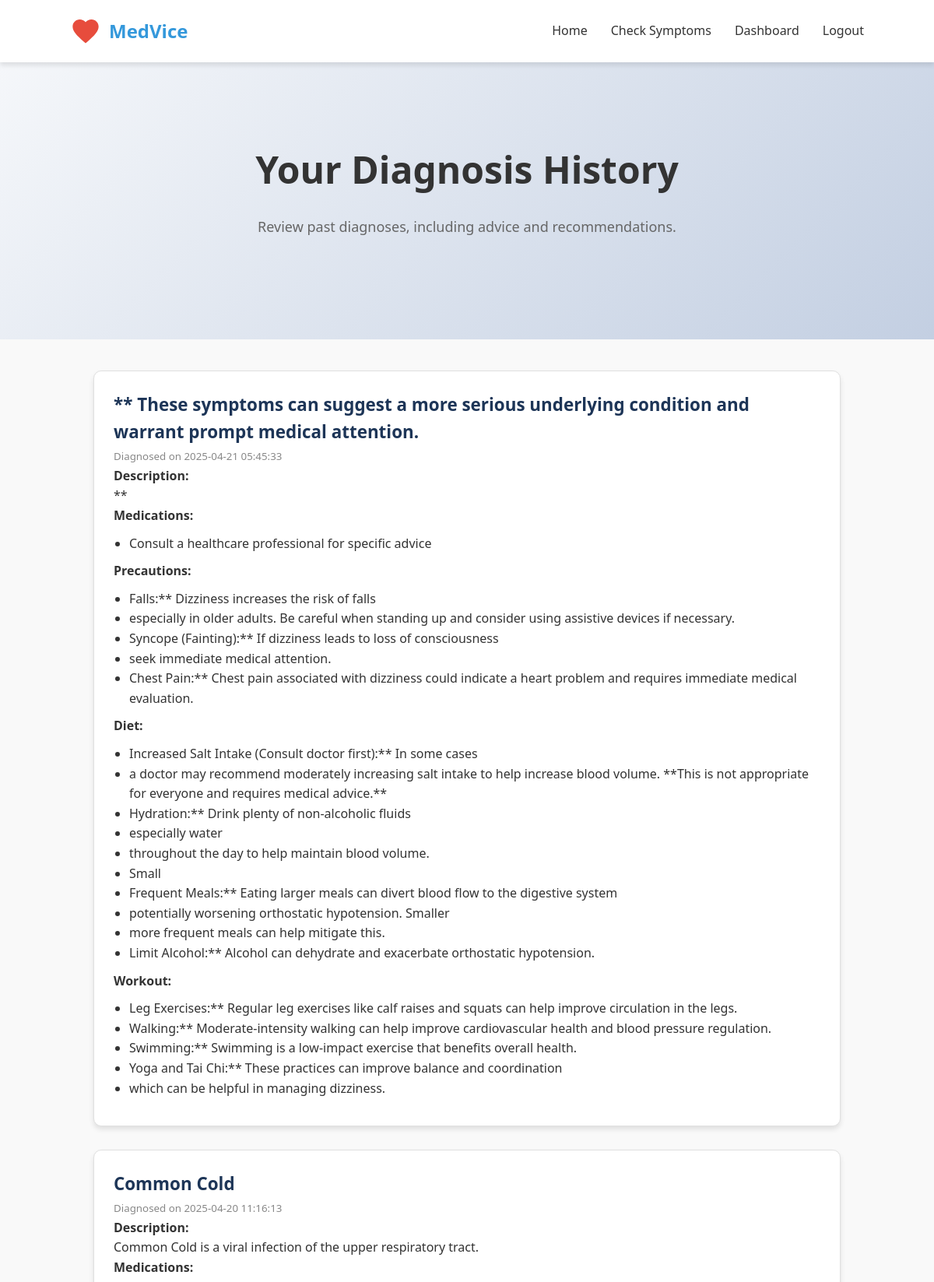
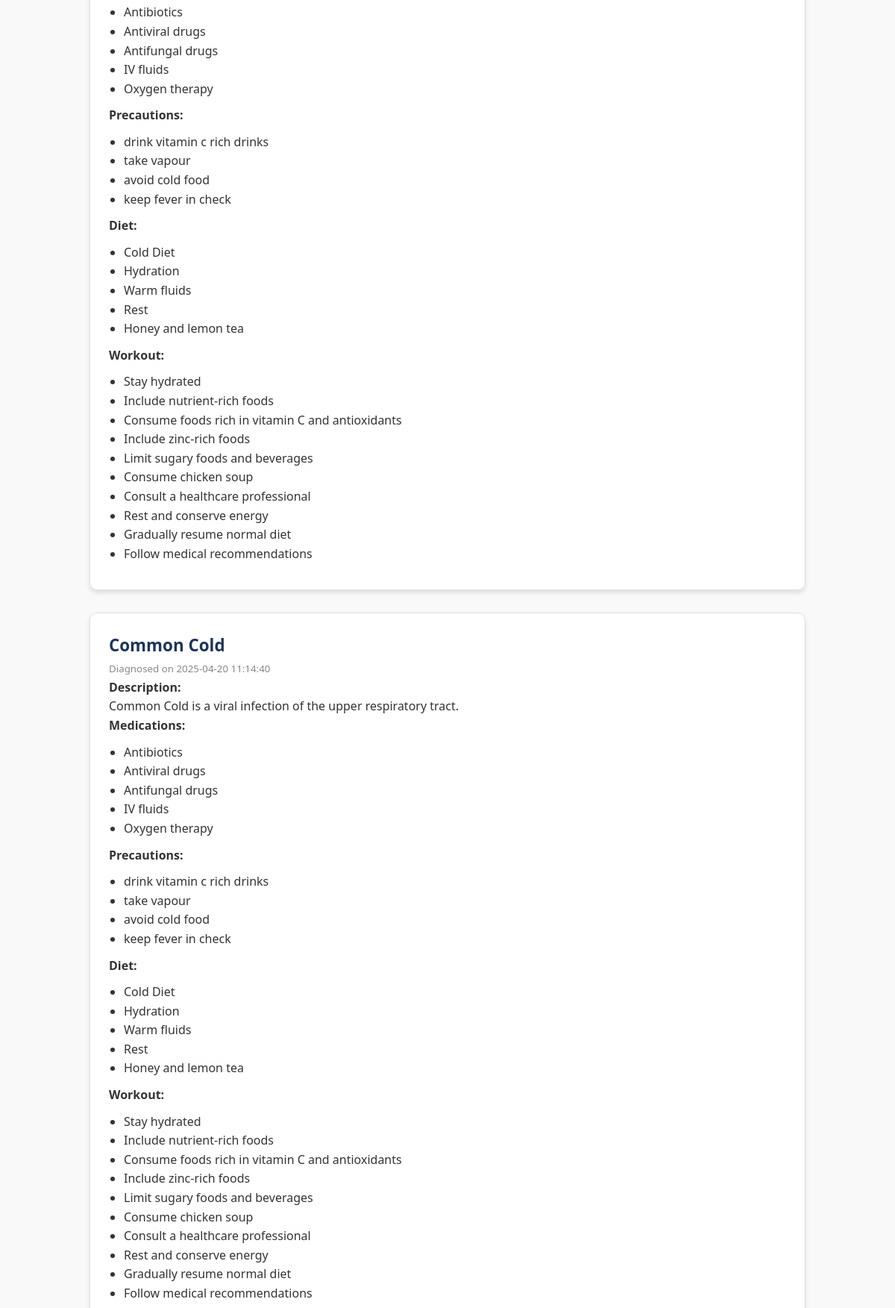
Screenshot of /dashboard (signed in, upper part) with the database file from the repository (2 pictures, top to bottom).
### tables this page shows
CREATE TABLE diagnosis_results (
        id INTEGER PRIMARY KEY AUTOINCREMENT,
        user_id INTEGER,
        prediction TEXT,
        description TEXT,
        medications TEXT,
        precautions TEXT,
        diets TEXT,
        workouts TEXT,
        timestamp DATETIME DEFAULT CURRENT_TIMESTAMP,
        FOREIGN KEY(user_id) REFERENCES users(id)
    );

### app.py (the view)
@app.route('/dashboard')
def dashboard():
    if 'user_id' not in session:
        return redirect(url_for('login'))
    user_id = session['user_id']
    conn = get_db_connection()
    results = conn.execute('SELECT * FROM diagnosis_results WHERE user_id = ? ORDER BY timestamp DESC',
                          (user_id,)).fetchall()
    conn.close()
    return render_template('dashboard.html', results=results)

### app.py (called while the page is built)
def get_db_connection():
    conn = sqlite3.connect(DATABASE)
    conn.row_factory = sqlite3.Row
    return conn

### templates/dashboard.html (shortened to what this page needs)
<!DOCTYPE html>
<html lang="en">
<head>
    <link rel="stylesheet" href="{{ url_for('static', filename='css/style.css') }}">
</head>
<body>
    <header>
        <div class="container navbar">
            <div class="logo">
                <svg class="logo-icon heart-icon pulse" xmlns="http://www.w3.org/2000/svg" viewBox="0 0 24 24">
                    <path d="M12 21.35l-1.45-1.32C5.4 15.36 2 12.28 2 8.5
                        2 5.42 4.42 3 7.5 3c1.74 0 3.41.81 4.5 2.09C13.09
                        3.81 14.76 3 16.5 3 19.58 3 22 5.42 22 8.5c0 3.78-3.4
                        6.86-8.55 11.54L12 21.35z"/>
                </svg>
                <h1>MedVice</h1>
            </div>
            <ul class="nav-links">
                <li><a href="{{ url_for('home') }}">Home</a></li>
                <li><a href="{{ url_for('symptoms') }}">Check Symptoms</a></li>
                <li><a href="{{ url_for('dashboard') }}">Dashboard</a></li>
                <li><a href="{{ url_for('logout') }}">Logout</a></li>
            </ul>
        </div>
    </header>
    <section class="hero">
        <div class="container hero-content">
            <h2>Your Diagnosis History</h2>
            <p>Review past diagnoses, including advice and recommendations.</p>
        </div>
    </section>
    <section class="dashboard-container">
        {% if results %}
            {% for result in results %}
            <div class="record-card">
                <h3>{{ result.prediction }}</h3>
                <small>Diagnosed on {{ result.timestamp }}</small>
                <div>
                    <strong>Description:</strong>
                    <p>{{ result.description }}</p>
                </div>
                <div>
                    <strong>Medications:</strong>
                    <ul>
                        {% for med in result.medications.split(',') %}
                        <li>{{ med.strip() }}</li>
                        {% endfor %}
                    </ul>
                </div>
                <div>
                    <strong>Precautions:</strong>
                    <ul>
                        {% for pre in result.precautions.split(',') %}
                        <li>{{ pre.strip() }}</li>
                        {% endfor %}
                    </ul>
                </div>
                <div>
                    <strong>Diet:</strong>
                    <ul>
                        {% for diet in result.diets.split(',') %}
                        <li>{{ diet.strip() }}</li>
                        {% endfor %}
                    </ul>
                </div>
                <div>
                    <strong>Workout:</strong>
                    <ul>
                        {% for work in result.workouts.split(',') %}
                        <li>{{ work.strip() }}</li>
                        {% endfor %}
                    </ul>
                </div>
            </div>
            {% endfor %}
        {% else %}
            <p style="text-align: center; color: #888;">You have not saved any diagnosis yet.</p>
        {% endif %}
    </section>
</body>
</html>

### static/css/style.css (style rules this page uses)
:root { --primary-color: #3498db; --secondary-color: #2ecc71; --accent-color: #1abc9c; --text-color: #333; --light-color: #f9f9f9; --shadow: 0 4px 6px rgba(0, 0, 0, 0.1); }
* { margin: 0; padding: 0; box-sizing: border-box; font-family: 'Segoe UI', Tahoma, Geneva, Verdana, sans-serif; }
body { background-color: var(--light-color); color: var(--text-color); line-height: 1.6; }
header { background-color: white; box-shadow: var(--shadow); position: fixed; width: 100%; top: 0; z-index: 1000; }
.container { width: 85%; max-width: 1200px; margin: 0 auto; padding: 0 20px; }
.navbar { display: flex; justify-content: space-between; align-items: center; padding: 20px 0; }
.logo { display: flex; align-items: center; }
.logo-icon { height: 40px; margin-right: 10px; display: flex; align-items: center; }
.logo h1 { font-size: 24px; font-weight: 700; color: var(--primary-color); }
.nav-links { display: flex; list-style: none; }
.nav-links li { margin-left: 30px; }
.nav-links a { text-decoration: none; color: var(--text-color); font-weight: 500; transition: color 0.3s; font-size: 16px; }
.hero { margin-top: 80px; padding: 100px 0; background: linear-gradient(135deg, #f5f7fa 0%, #c3cfe2 100%); text-align: center; }
.hero-content { max-width: 800px; margin: 0 auto; }
.hero h2 { font-size: 48px; margin-bottom: 20px; color: var(--text-color); }
.hero p { font-size: 18px; color: #666; margin-bottom: 30px; }
.heart-icon { fill: #e74c3c; transition: transform 0.5s; }
.pulse { animation: pulse 1.5s infinite; }

### templates/dashboard.html (style rules this page uses)
.dashboard-container { max-width: 1000px; margin: auto; padding: 40px 20px; }
.record-card { background: #ffffff; border: 1px solid #e0e0e0; border-radius: 10px; padding: 25px; margin-bottom: 30px; box-shadow: var(--shadow); }
.record-card h3 { margin-top: 0; color: #1d3557; font-size: 1.4rem; }
.record-card small { color: #888; }
.record-card ul { margin: 10px 0; padding-left: 20px; }

### rows the page displays
diagnosis_results: prediction "** These symptoms can suggest a more serious underlying condition and warrant prompt medical attention.", timestamp "2025-04-21 05:45:33", description "**", strip "Consult a healthcare professional for specific advice", strip "Falls:** Dizziness increases the risk of falls" "especially in older adults. Be careful when standing up and consider using assistive devices if necessary." "Syncope (Fainting):** If dizziness leads to loss of consciousness" "seek immediate medical attention." "Chest Pain:** Chest pain associated with dizziness could indicate a heart problem and requires immediate medical evaluation.", strip "Increased Salt Intake (Consult doctor first):** In some cases" "a doctor may recommend moderately increasing salt intake to help increase blood volume. **This is not appropriate for everyone and requires medical advice.**" "Hydration:** Drink plenty of non-alcoholic fluids" "especially water" "throughout the day to help maintain blood volume." "Small" "Frequent Meals:** Eating larger meals can divert blood flow to the digestive system" "potentially worsening orthostatic hypotension. Smaller" "more frequent meals can help mitigate this." "Limit Alcohol:** Alcohol can dehydrate and exacerbate orthostatic hypotension.", strip "Leg Exercises:** Regular leg exercises like calf raises and squats can help improve circulation in the legs." "Walking:** Moderate-intensity walking can help improve cardiovascular health and blood pressure regulation." "Swimming:** Swimming is a low-impact exercise that benefits overall health." "Yoga and Tai Chi:** These practices can improve balance and coordination" "which can be helpful in managing dizziness."
diagnosis_results: prediction "Common Cold", timestamp "2025-04-20 11:16:13", description "Common Cold is a viral infection of the upper respiratory tract.", strip "Antibiotics" "Antiviral drugs" "Antifungal drugs" "IV fluids" "Oxygen therapy", strip "drink vitamin c rich drinks" "take vapour" "avoid cold food" "keep fever in check", strip "Cold Diet" "Hydration" "Warm fluids" "Rest" "Honey and lemon tea", strip "Stay hydrated" "Include nutrient-rich foods" "Consume foods rich in vitamin C and antioxidants" "Include zinc-rich foods" "Limit sugary foods and beverages" "Consume chicken soup" "Consult a healthcare professional" "Rest and conserve energy" "Gradually resume normal diet" "Follow medical recommendations"
diagnosis_results: prediction "Common Cold", timestamp "2025-04-20 11:14:40", description "Common Cold is a viral infection of the upper respiratory tract.", strip "Antibiotics" "Antiviral drugs" "Antifungal drugs" "IV fluids" "Oxygen therapy", strip "drink vitamin c rich drinks" "take vapour" "avoid cold food" "keep fever in check", strip "Cold Diet" "Hydration" "Warm fluids" "Rest" "Honey and lemon tea", strip "Stay hydrated" "Include nutrient-rich foods" "Consume foods rich in vitamin C and antioxidants" "Include zinc-rich foods" "Limit sugary foods and beverages" "Consume chicken soup" "Consult a healthcare professional" "Rest and conserve energy" "Gradually resume normal diet" "Follow medical recommendations"
